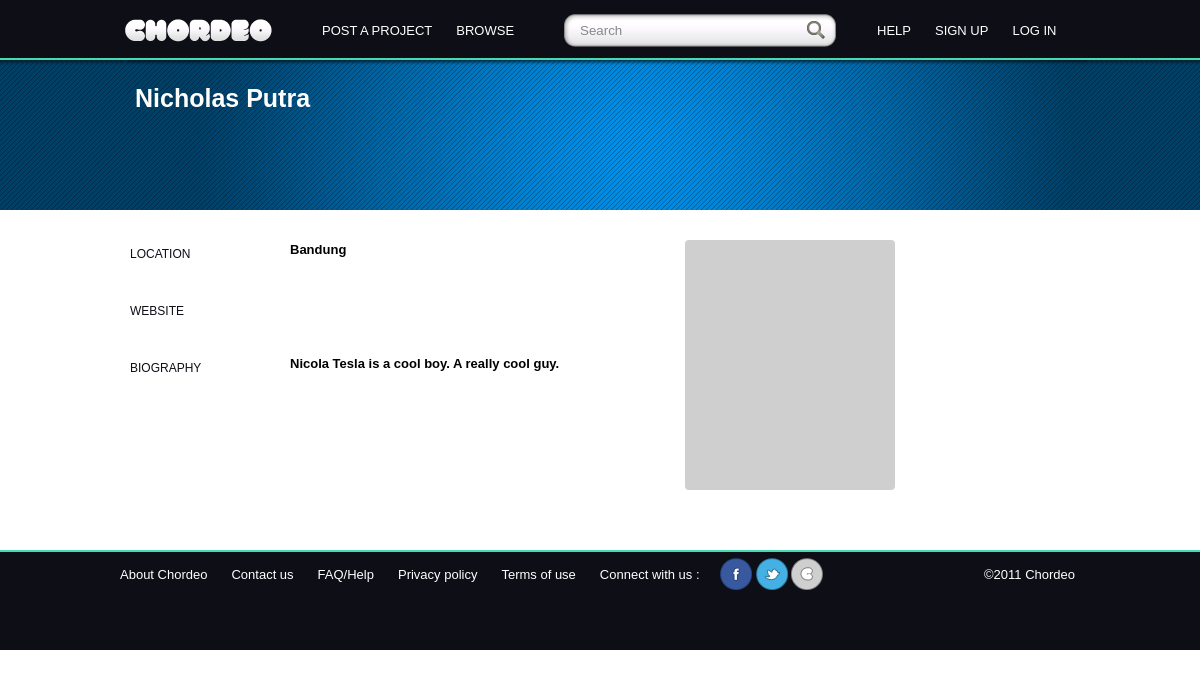
The page /user/profile/1 on the database its author committed.
### tables this page shows
CREATE TABLE IF NOT EXISTS `ch_user` (
  `user_id` int(5) NOT NULL AUTO_INCREMENT,
  `avatar` varchar(100) DEFAULT 'profile.png',
  `username` varchar(50) NOT NULL,
  `email` varchar(50) NOT NULL,
  `name` varchar(100) NOT NULL,
  `bio` text,
  `website` varchar(30) NOT NULL,
  `location` varchar(50) DEFAULT NULL,
  `password` varchar(50) NOT NULL,
  `type` varchar(20) NOT NULL DEFAULT 'user',
  PRIMARY KEY (`user_id`)
);

### application/controllers/user.php (called while the page is built, shortened)
<?php if ( ! defined('BASEPATH')) exit('No direct script access allowed');
class User extends CI_Controller {
    function profile($id)
    {
        $data['profile']=$this->dataloader->user_profile($id);
    }
}

### index.php (called while the page is built, shortened)
<?php
require_once BASEPATH.'core/CodeIgniter.php';

### application/models/dataloader.php (the view, shortened to what this page needs)
<?php if ( ! defined('BASEPATH')) exit('No direct script access allowed');
class Dataloader extends CI_Model {
    function user_profile($id)
    {
        $rs='<div class="grid_12">';
	$q=$this->db->get_where("ch_user",array("user_id"=>$id));
        $row=$q->row();
        $rs .='
                <div class="grid_4 field">location</div>
                <div class="grid_7"><strong>'.$row->location.'</strong></div>
                <div class="clear"></div>
                <div class="space"></div>
                <div class="grid_4 field">website</div>
                <div class="grid_7"><strong>'.$row->website.'</strong></div>
                <div class="clear"></div>
                <div class="space"></div>
                <div class="grid_4 field">biography</div>
                <div class="grid_7"><strong>'.$row->bio.'</strong></div>
                <div class="clear"></div>
                <div class="space"></div>
                <a href="#" class="grid_4 button_save alpha push_4"></a>
            </div>
            <div class="grid_5 push_2 pp">
                    <img src="assets/images/'.$row->avatar.'">
            </div>';
        return $rs;
    }
}

### assets/960gs/960.css (style rules this page uses)
body { min-width: 960px; }
.grid_1, .grid_2, .grid_3, .grid_4, .grid_5, .grid_6, .grid_7, .grid_8, .grid_9, .grid_10, .grid_11, .grid_12, .grid_13, .grid_14, .grid_15, .grid_16 { display: inline; float: left; margin-left: 10px; margin-right: 10px; }
.push_1, .pull_1, .push_2, .pull_2, .push_3, .pull_3, .push_4, .pull_4, .push_5, .pull_5, .push_6, .pull_6, .push_7, .pull_7, .push_8, .pull_8, .push_9, .pull_9, .push_10, .pull_10, .push_11, .pull_11, .push_12, .pull_12, .push_13, .pull_13, .push_14, .pull_14, .push_15, .pull_15 { position: relative; }

### assets/960gs/960_24_col.css (style rules this page uses)
body { min-width: 960px; }
.grid_1, .grid_2, .grid_3, .grid_4, .grid_5, .grid_6, .grid_7, .grid_8, .grid_9, .grid_10, .grid_11, .grid_12, .grid_13, .grid_14, .grid_15, .grid_16, .grid_17, .grid_18, .grid_19, .grid_20, .grid_21, .grid_22, .grid_23, .grid_24 { display: inline; float: left; margin-left: 5px; margin-right: 5px; }
.push_1, .pull_1, .push_2, .pull_2, .push_3, .pull_3, .push_4, .pull_4, .push_5, .pull_5, .push_6, .pull_6, .push_7, .pull_7, .push_8, .pull_8, .push_9, .pull_9, .push_10, .pull_10, .push_11, .pull_11, .push_12, .pull_12, .push_13, .pull_13, .push_14, .pull_14, .push_15, .pull_15, .push_16, .pull_16, .push_17, .pull_17, .push_18, .pull_18, .push_19, .pull_19, .push_20, .pull_20, .push_21, .pull_21, .push_22, .pull_22, .push_23, .pull_23 { position: relative; }
.container_24 .grid_4 { width: 150px; }
.container_24 .grid_5 { width: 190px; }
.container_24 .grid_7 { width: 270px; }
.container_24 .grid_12 { width: 470px; }
.container_24 .push_2 { left: 80px; }

### assets/style/style.css (style rules this page uses)
body { font-family:Helvetica, Arial, sans-serif; font: 13px/1.5 Helvetica, Arial, sans-serif; }
.space { height:30px; background:#FFFFFF; }
.field { color:#0d0e16; text-transform:uppercase; height:22px; padding-top:5px; font-size:12px; }
.pp { height:230px; background-color:#cfcfcf; border-radius:4px; padding: 10px; }

### rows shown on the page
ch_user: location "Bandung", bio "Nicola Tesla is a cool boy. A really cool guy.", avatar (placeholder picture)

### other values the page prints
$name "Nicholas Putra"
